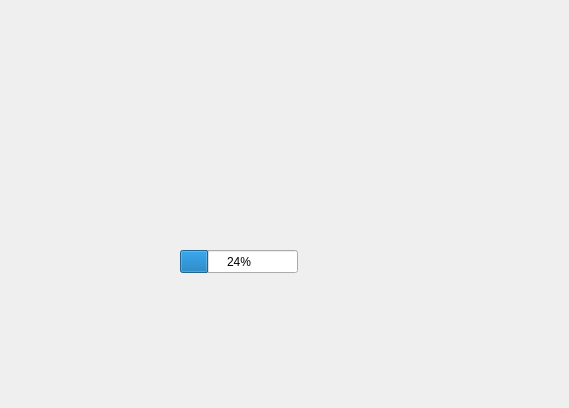
<?xml version="1.0" encoding="UTF-8"?>
<ui version="4.0">
 <class>GUI</class>
 <widget class="QDialog" name="GUI">
  <property name="geometry">
   <rect>
    <x>0</x>
    <y>0</y>
    <width>569</width>
    <height>408</height>
   </rect>
  </property>
  <property name="windowTitle">
   <string>GUI</string>
  </property>
  <widget class="QProgressBar" name="progressBar">
   <property name="geometry">
    <rect>
     <x>180</x>
     <y>250</y>
     <width>118</width>
     <height>23</height>
    </rect>
   </property>
   <property name="value">
    <number>24</number>
   </property>
  </widget>
 </widget>
 <resources/>
 <connections/>
</ui>
